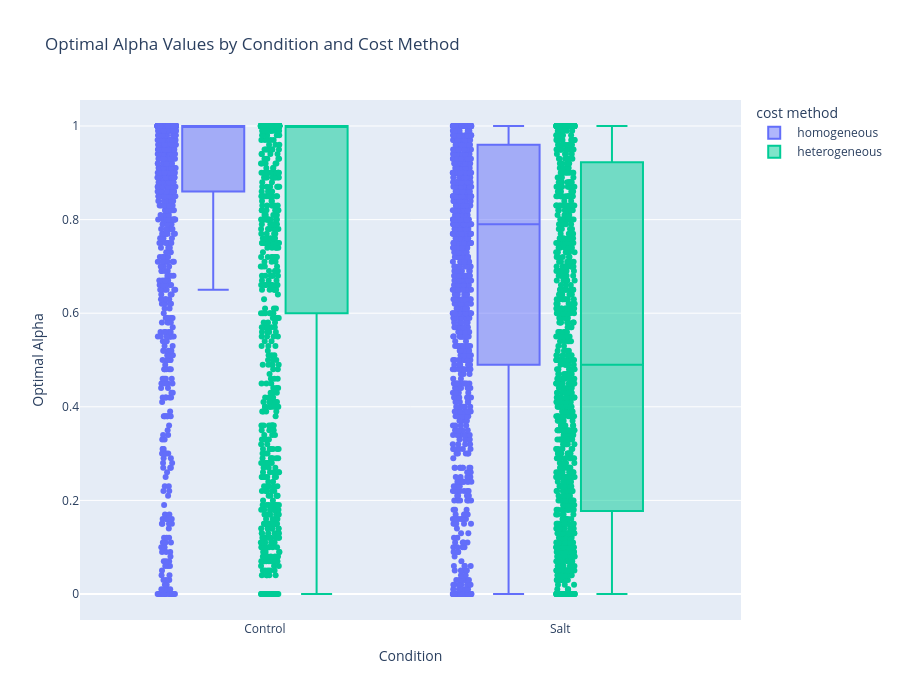

Notebook code cell kept with this figure:
### Code cell
fig = px.box(df_combined_ideotype_and_metadata, x='condition', y='alpha', color='cost method', points='all',
             height=700, 
             category_orders={'condition': ['C', 'S'],
             'cost method': [' homogeneous', 'heterogeneous']},
             title='Optimal Alpha Values by Condition and Cost Method')
#fig = px.box(dT_df, x='cost method', y='alpha', color='cost method', points='all', title='Optimal Alpha Values for Droopy Telephone Ideotype')

fig.update_layout(
    xaxis_title='Condition', yaxis_title='Optimal Alpha',
    boxmode='group',
    boxgroupgap=0.4
)

fig.update_xaxes(
    tickvals=["C", "S"],
    ticktext=["Control", "Salt"]
)
fig.show()

### Figure 1 — Plotly figure (JSON) as saved in the notebook; plotly's stock layout.template omitted (floating-point values rounded to 4 significant figures; data arrays with more than 128 entries replaced by an {"elided": "..."} marker saying what was removed)
{"data": [{"alignmentgroup": "True", "boxpoints": "all", "hovertemplate": "cost method= homogeneous<br>condition=%{x}<br>alpha=%{y}<extra></extra>", "legendgroup": " homogeneous", "marker": {"color": "#636efa"}, "name": " homogeneous", "notched": false, "offsetgroup": " homogeneous", "orientation": "v", "showlegend": true, "type": "box", "x": {"elided": "2423 str values"}, "x0": " ", "xaxis": "x", "y": {"elided": "2423 float values"}, "y0": " ", "yaxis": "y"}, {"alignmentgroup": "True", "boxpoints": "all", "hovertemplate": "cost method= heterogeneous<br>condition=%{x}<br>alpha=%{y}<extra></extra>", "legendgroup": " heterogeneous", "marker": {"color": "#00cc96"}, "name": " heterogeneous", "notched": false, "offsetgroup": " heterogeneous", "orientation": "v", "showlegend": true, "type": "box", "x": {"elided": "2423 str values"}, "x0": " ", "xaxis": "x", "y": {"elided": "2423 float values"}, "y0": " ", "yaxis": "y"}], "layout": {"boxgroupgap": 0.4, "boxmode": "group", "height": 700, "legend": {"title": {"text": "cost method"}, "tracegroupgap": 0}, "title": {"text": "Optimal Alpha Values by Condition and Cost Method"}, "xaxis": {"anchor": "y", "categoryarray": ["C", "S"], "categoryorder": "array", "domain": [0, 1], "ticktext": ["Control", "Salt"], "tickvals": ["C", "S"], "title": {"text": "Condition"}}, "yaxis": {"anchor": "x", "domain": [0, 1], "title": {"text": "Optimal Alpha"}}}}
